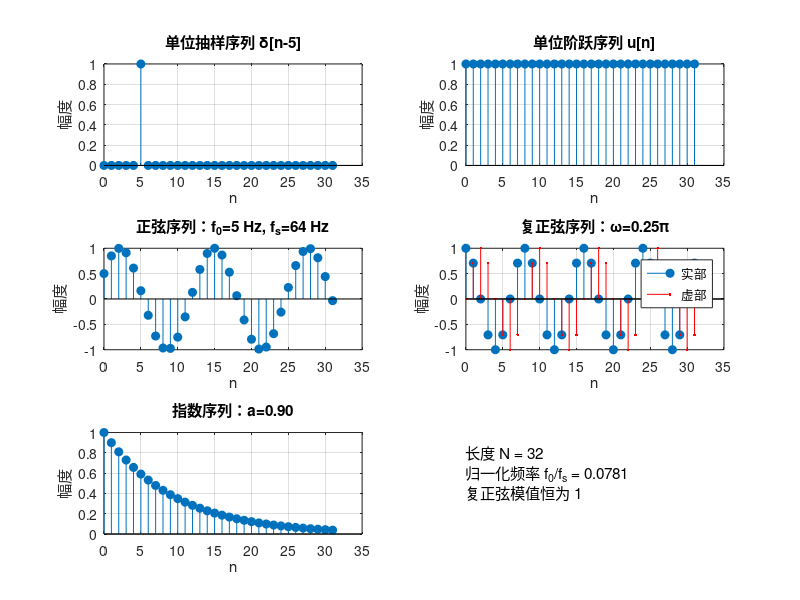

This chart was generated by the following MATLAB code: (Note: this script raises an error after producing the figure.)
%% 实验1 常见离散时间信号的产生和图形显示
clear; close all; clc;

%% 参数（可按实验要求修改）
N = 32;                 % 序列长度
k = 5;                  % 单位抽样的延迟
A = 1;                  % 正弦幅度
f0 = 5;                 % 正弦频率/Hz
fs = 64;                % 采样频率/Hz
phi = pi/6;             % 初相位/rad
omega = pi/4;           % 复正弦数字角频率/rad/sample
a = 0.9;                % 指数序列底数

assert(N >= 1 && fix(N) == N, 'N 必须是正整数。');
assert(k >= 0 && k < N && fix(k) == k, 'k 必须是 0 到 N-1 之间的整数。');

n = 0:N-1;
impulse = zeros(1, N);
impulse(k + 1) = 1;     % MATLAB 下标从 1 开始
step_sequence = ones(1, N);
sine_sequence = A * sin(2*pi*f0*n/fs + phi);
complex_sine = exp(1j * omega * n);
exponential_sequence = a .^ n;

result_dir = fullfile(fileparts(mfilename('fullpath')), 'results');
if ~exist(result_dir, 'dir'), mkdir(result_dir); end

fig1 = figure('Name', '实验1：五种离散时间信号', 'Color', 'w');
subplot(3,2,1); stem(n, impulse, 'filled'); grid on;
title(sprintf('单位抽样序列 \\delta[n-%d]', k)); xlabel('n'); ylabel('幅度');
subplot(3,2,2); stem(n, step_sequence, 'filled'); grid on;
title('单位阶跃序列 u[n]'); xlabel('n'); ylabel('幅度');
subplot(3,2,3); stem(n, sine_sequence, 'filled'); grid on;
title(sprintf('正弦序列：f_0=%g Hz, f_s=%g Hz', f0, fs)); xlabel('n'); ylabel('幅度');
subplot(3,2,4); stem(n, real(complex_sine), 'filled'); hold on;
stem(n, imag(complex_sine), 'r.'); grid on;
title(sprintf('复正弦序列：\\omega=%.2f\\pi', omega/pi));
xlabel('n'); ylabel('幅度'); legend('实部', '虚部', 'Location', 'best');
subplot(3,2,5); stem(n, exponential_sequence, 'filled'); grid on;
title(sprintf('指数序列：a=%.2f', a)); xlabel('n'); ylabel('幅度');
subplot(3,2,6); axis off;
text(0, 0.8, sprintf('长度 N = %d', N), 'FontSize', 11);
text(0, 0.6, sprintf('归一化频率 f_0/f_s = %.4f', f0/fs), 'FontSize', 11);
text(0, 0.4, '复正弦模值恒为 1', 'FontSize', 11);
sgtitle('常见离散时间信号');
saveas(fig1, fullfile(result_dir, 'five_discrete_signals.png'));

%% 改变 f0 和 fs，观察离散频率与混叠
frequency_cases = [5, 27, 37];
sampling_cases = [64, 32, 16];
fig2 = figure('Name', '实验1：频率参数的影响', 'Color', 'w');
for idx = 1:numel(frequency_cases)
    current_f0 = frequency_cases(idx);
    x = sin(2*pi*current_f0*n/fs);
    subplot(2,3,idx); stem(n, x, 'filled'); grid on; ylim([-1.2 1.2]);
    title(sprintf('f_0=%g Hz, f_s=%g Hz', current_f0, fs));
    xlabel('n'); ylabel('x[n]');
end
for idx = 1:numel(sampling_cases)
    current_fs = sampling_cases(idx);
    x = sin(2*pi*f0*n/current_fs);
    subplot(2,3,3+idx); stem(n, x, 'filled'); grid on; ylim([-1.2 1.2]);
    title(sprintf('f_0=%g Hz, f_s=%g Hz', f0, current_fs));
    xlabel('n'); ylabel('x[n]');
end
sgtitle('改变 f_0（上排）和 f_s（下排）的影响');
saveas(fig2, fullfile(result_dir, 'frequency_and_sampling_effects.png'));

fprintf('实验1完成。f0=37 Hz 在 fs=64 Hz 时混叠为 -27 Hz。\n');
